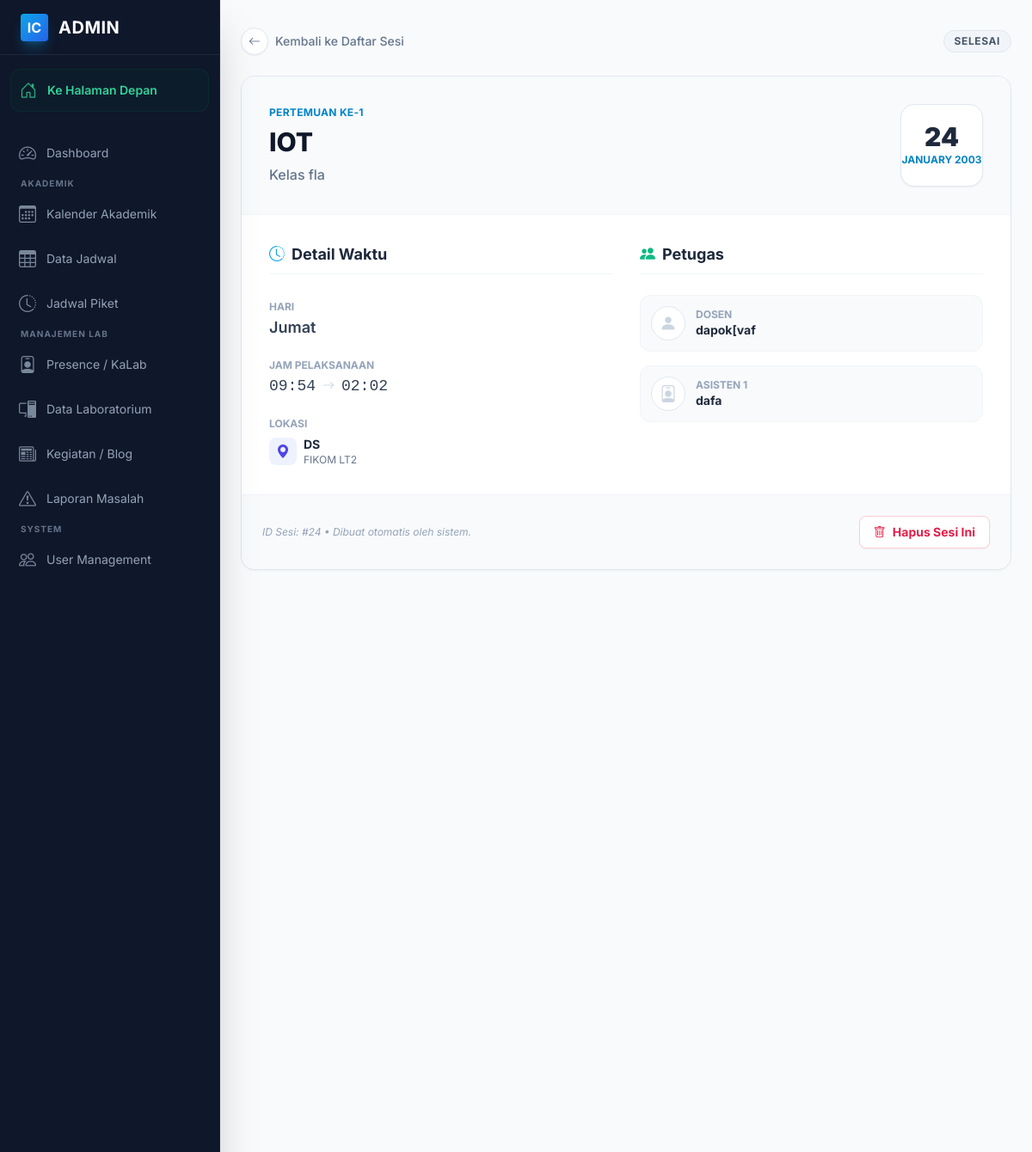
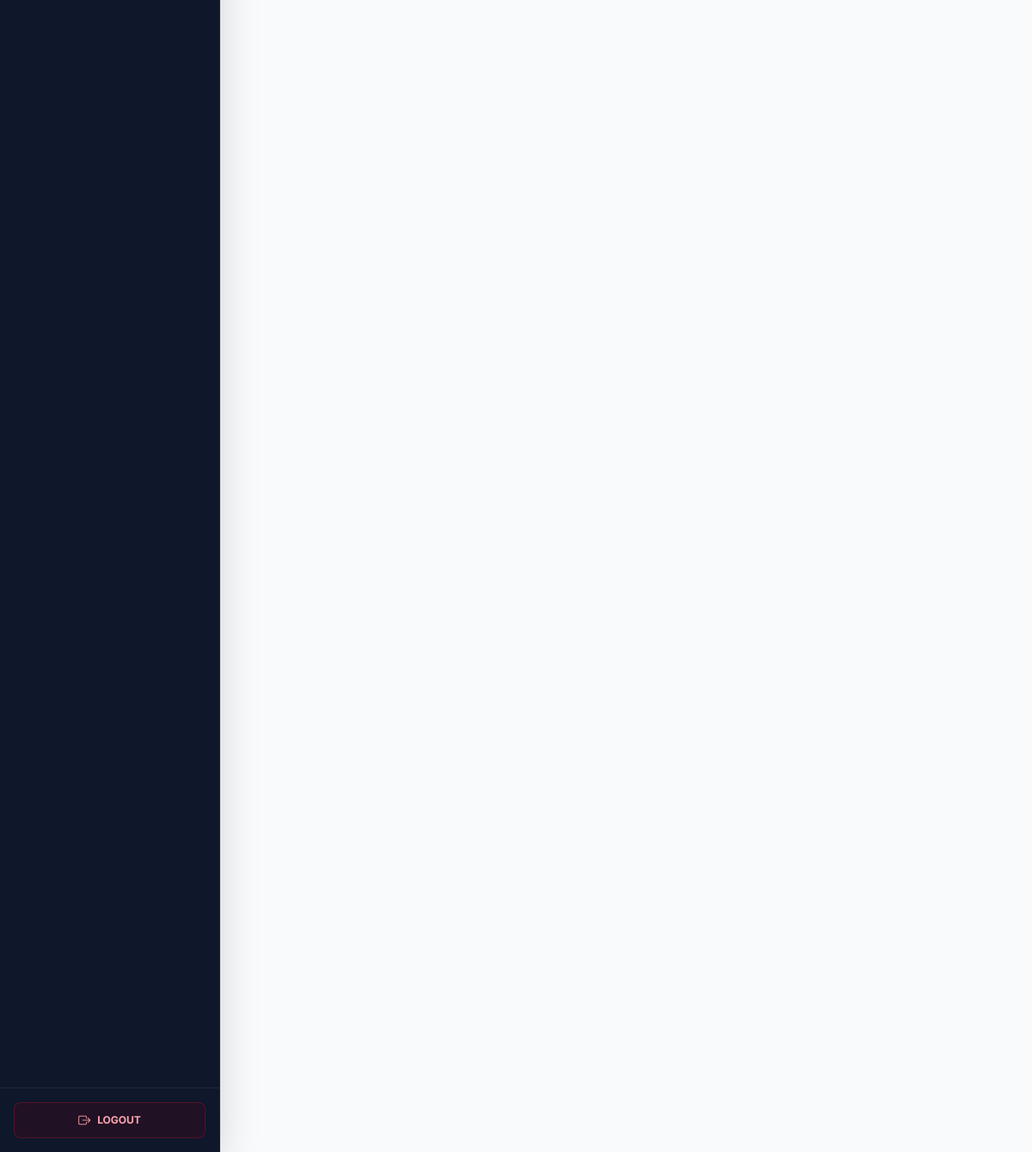
Screenshot of /public/admin/sessions/24 (signed in) with the database file from the repository (2 pictures, top to bottom).
### tables this page shows
CREATE TABLE `schedule_sessions` (
  `id` int(11) NOT NULL AUTO_INCREMENT,
  `course_plan_id` int(11) NOT NULL,
  `meeting_number` int(11) NOT NULL,
  `session_date` date NOT NULL,
  `start_time` time NOT NULL,
  `end_time` time NOT NULL,
  `topic` varchar(255) DEFAULT NULL,
  `status` enum('scheduled','ongoing','completed','cancelled','rescheduled') DEFAULT 'scheduled',
  `is_replacement` tinyint(1) DEFAULT 0,
  PRIMARY KEY (`id`),
  KEY `course_plan_id` (`course_plan_id`),
  KEY `idx_session_date` (`session_date`),
  KEY `idx_session_time` (`start_time`,`end_time`),
  CONSTRAINT `schedule_sessions_ibfk_1` FOREIGN KEY (`course_plan_id`) REFERENCES `course_plans` (`id`) ON DELETE CASCADE
);

CREATE TABLE `course_plans` (
  `id` int(11) NOT NULL AUTO_INCREMENT,
  `laboratory_id` int(11) NOT NULL,
  `course_name` varchar(100) NOT NULL,
  `program_study` varchar(100) DEFAULT NULL,
  `semester` int(11) DEFAULT NULL,
  `class_code` varchar(20) DEFAULT NULL,
  `lecturer_name` varchar(100) NOT NULL,
  `lecturer_photo` varchar(255) DEFAULT NULL,
  `assistant_1_name` varchar(100) DEFAULT NULL,
  `assistant_1_photo` varchar(255) DEFAULT NULL,
  `assistant_2_name` varchar(100) DEFAULT NULL,
  `assistant_2_photo` varchar(255) DEFAULT NULL,
  `day` enum('Monday','Tuesday','Wednesday','Thursday','Friday','Saturday','Sunday') NOT NULL,
  `start_time` time NOT NULL,
  `end_time` time NOT NULL,
  `total_meetings` int(11) DEFAULT 14,
  `description` text DEFAULT NULL,
  `created_at` timestamp NOT NULL DEFAULT current_timestamp(),
  PRIMARY KEY (`id`),
  KEY `laboratory_id` (`laboratory_id`),
  CONSTRAINT `course_plans_ibfk_1` FOREIGN KEY (`laboratory_id`) REFERENCES `laboratories` (`id`) ON DELETE CASCADE
);

CREATE TABLE `laboratories` (
  `id` int(11) NOT NULL AUTO_INCREMENT,
  `lab_name` varchar(100) NOT NULL,
  `image` varchar(255) DEFAULT NULL,
  `description` text DEFAULT NULL,
  `pc_count` int(11) DEFAULT 0,
  `tv_count` int(11) DEFAULT 0,
  `capacity` int(11) DEFAULT 0,
  `status` enum('active','maintenance','inactive') DEFAULT 'active',
  `location` varchar(100) DEFAULT NULL,
  `building` varchar(50) DEFAULT NULL,
  `floor` varchar(10) DEFAULT NULL,
  `room_number` varchar(20) DEFAULT NULL,
  PRIMARY KEY (`id`)
);

### app/controllers/AdminController.php (called while the page is built, shortened)
<?php
class AdminController extends Controller
{
    public function viewSession($id)
    {
        $scheduleModel = $this->model('LabScheduleModel');
        $session = $scheduleModel->getSessionDetail($id);
        $this->view('admin/schedules/session_detail', ['session' => $session]);
    }
}

### app/core/Router.php (called while the page is built, shortened)
<?php
class Router {
    private $routes = [];
    private $params = [];
    private function addRoute($method, $uri, $controller) {
        $this->routes[] = [
            'method' => $method,
            'uri' => $uri,
            'controller' => $controller
        ];
    }
    public function dispatch() {
        $requestMethod = $_SERVER['REQUEST_METHOD'];
        $requestUri = $this->getRequestUri();
        foreach ($this->routes as $route) {
            if ($route['method'] !== $requestMethod) {
                continue;
            }
            if ($this->matchRoute($route['uri'], $requestUri)) {
                return $this->callController($route['controller']);
            }
        }
    }
    private function getRequestUri() {
        $uri = $_GET['url'] ?? '/';
        $uri = '/' . trim($uri, '/');
        return $uri;
    }
    private function matchRoute($pattern, $uri) {
        $pattern = preg_replace('/\/:([^\/]+)/', '/(?P<$1>[^/]+)', $pattern);
        $pattern = '#^' . $pattern . '$#';
        if (preg_match($pattern, $uri, $matches)) {
            $this->params = array_filter($matches, 'is_string', ARRAY_FILTER_USE_KEY);
            return true;
        }
        return false;
    }
    private function callController($controllerString) {
        list($controllerName, $method) = explode('@', $controllerString);
        $controller = new $controllerName();
        call_user_func_array([$controller, $method], $this->params);
    }
}

### public/index.php (called while the page is built, shortened)
<?php
require_once APP_PATH . '/core/Router.php';
require_once APP_PATH . '/core/Controller.php';
require_once APP_PATH . '/core/Model.php';
require_once APP_PATH . '/config/database.php';
require_once APP_PATH . '/helpers/functions.php';
$router = new Router();
$router->dispatch();

### app/config/database.php (called while the page is built, shortened)
<?php
function getDBConnection()
{
    static $pdo = null;
    if ($pdo === null) {
        try {
            $dsn = "mysql:host=" . DB_HOST . ";port=" . DB_PORT . ";dbname=" . DB_NAME . ";charset=" . DB_CHARSET;
            $options = [
                PDO::ATTR_ERRMODE            => PDO::ERRMODE_EXCEPTION,
                PDO::ATTR_DEFAULT_FETCH_MODE => PDO::FETCH_ASSOC,
                PDO::ATTR_EMULATE_PREPARES   => false,
            ];
            $pdo = new PDO($dsn, DB_USER, DB_PASS, $options);
        } catch (PDOException $e) {
            die("Database connection failed: " . $e->getMessage());
        }
    }
    return $pdo;
}

### app/models/LabScheduleModel.php (called while the page is built, shortened)
<?php
class LabScheduleModel extends Model
{
    public function getSessionDetail($sessionId)
    {
        $sql = "SELECT ss.*, cp.course_name, cp.class_code, cp.lecturer_name, cp.lecturer_photo,
                       cp.assistant_1_name, cp.assistant_1_photo, cp.assistant_2_name, cp.assistant_2_photo,
                       l.lab_name, l.location
                FROM schedule_sessions ss
                JOIN course_plans cp ON ss.course_plan_id = cp.id
                JOIN laboratories l ON cp.laboratory_id = l.id
                WHERE ss.id = ?";
        return $this->queryOne($sql, [$sessionId]);
    }
}

### app/core/Model.php (called while the page is built, shortened)
<?php
class Model {
    protected $db;
    public function __construct() {
        $this->db = getDBConnection();
    }
    public function queryOne($sql, $params = []) {
        $stmt = $this->db->prepare($sql);
        $stmt->execute($params);
        return $stmt->fetch();
    }
}

### app/helpers/functions.php (called while the page is built, shortened)
<?php
function e($string) {
    return htmlspecialchars($string, ENT_QUOTES, 'UTF-8');
}
function url($path = '') {
    return BASE_URL . '/' . ltrim($path, '/');
}

### app/views/admin/schedules/session_detail.php (the view, shortened to what this page needs)
<?php include APP_PATH . '/views/layouts/header.php'; ?>
<div class="antialiased bg-slate-50 min-h-screen">
    <?php include APP_PATH . '/views/layouts/sidebar.php'; ?>
    <main class="p-4 sm:ml-64 pt-8 transition-all duration-300">
        <div class="max-w-4xl mx-auto">
            <div class="flex flex-col sm:flex-row justify-between items-start sm:items-center mb-6 gap-4">
                <a href="<?= url('/admin/schedules/' . $session['course_plan_id'] . '/sessions') ?>"
                    class="group inline-flex items-center gap-2 text-slate-500 hover:text-primary-600 transition-colors">
                    <div
                        class="w-8 h-8 rounded-full bg-white border border-slate-200 flex items-center justify-center shadow-sm group-hover:border-primary-200 transition-all">
                        <i class="bi bi-arrow-left text-sm"></i>
                    </div>
                    <span class="font-medium text-sm">Kembali ke Daftar Sesi</span>
                </a>
                <?php
                $dateObj = new DateTime($session['session_date']);
                $isPast = $dateObj < new DateTime('today');
                $statusLabel = $isPast ? 'Selesai' : 'Terjadwal';
                $statusClass = $isPast ? 'bg-slate-100 text-slate-600 border-slate-200' : 'bg-emerald-100 text-emerald-700 border-emerald-200';
                ?>
                <div
                    class="px-3 py-1 rounded-full border text-xs font-bold uppercase tracking-wider <?= $statusClass ?>">
                    <?= $statusLabel ?>
                </div>
            </div>
            <div class="bg-white rounded-2xl shadow-sm border border-slate-200 overflow-hidden">
                <div
                    class="bg-slate-50 border-b border-slate-100 p-8 text-center sm:text-left sm:flex sm:items-center sm:justify-between">
                    <div>
                        <span class="text-primary-600 font-bold tracking-wide text-xs uppercase mb-2 block">
                            Pertemuan Ke-<?= $session['meeting_number'] ?>
                        </span>
                        <h1 class="text-3xl font-extrabold text-slate-900 mb-2"><?= e($session['course_name']) ?></h1>
                        <p class="text-slate-500 font-medium">Kelas <?= e($session['class_code']) ?></p>
                    </div>
                    <div
                        class="mt-6 sm:mt-0 flex flex-col items-center justify-center w-24 h-24 bg-white rounded-2xl border border-slate-200 shadow-sm text-slate-800">
                        <span class="text-3xl font-black leading-none"><?= $dateObj->format('d') ?></span>
                        <span
                            class="text-xs font-bold uppercase text-primary-600 mt-1"><?= $dateObj->format('F Y') ?></span>
                    </div>
                </div>
                <div class="p-8">
                    <div class="grid grid-cols-1 md:grid-cols-2 gap-8">
                        <div class="space-y-6">
                            <h3
                                class="font-bold text-slate-800 text-lg flex items-center gap-2 border-b border-slate-100 pb-2">
                                <i class="bi bi-clock-history text-primary-500"></i> Detail Waktu
                            </h3>
                            <div class="space-y-4">
                                <div>
                                    <label class="text-xs font-bold text-slate-400 uppercase">Hari</label>
                                    <p class="text-slate-700 font-semibold text-lg">
                                        <?php
                                        $daysID = ['Monday' => 'Senin', 'Tuesday' => 'Selasa', 'Wednesday' => 'Rabu', 'Thursday' => 'Kamis', 'Friday' => 'Jumat', 'Saturday' => 'Sabtu', 'Sunday' => 'Minggu'];
                                        echo $daysID[$dateObj->format('l')] ?? $dateObj->format('l');
                                        ?>
                                    </p>
                                </div>
                                <div>
                                    <label class="text-xs font-bold text-slate-400 uppercase">Jam Pelaksanaan</label>
                                    <div class="flex items-center gap-2 text-slate-700 font-mono text-lg font-medium">
                                        <span><?= date('H:i', strtotime($session['start_time'])) ?></span>
                                        <i class="bi bi-arrow-right text-slate-300 text-sm"></i>
                                        <span><?= date('H:i', strtotime($session['end_time'])) ?></span>
                                    </div>
                                </div>
                                <div>
                                    <label class="text-xs font-bold text-slate-400 uppercase">Lokasi</label>
                                    <div class="flex items-center gap-2 mt-1">
                                        <div
                                            class="w-8 h-8 rounded-lg bg-indigo-50 text-indigo-600 flex items-center justify-center">
                                            <i class="bi bi-geo-alt-fill"></i>
                                        </div>
                                        <div>
                                            <p class="font-bold text-slate-800 text-sm"><?= e($session['lab_name']) ?>
                                            </p>
                                            <p class="text-xs text-slate-500">
                                                <?= e($session['location'] ?? 'Gedung Laboratorium') ?></p>
                                        </div>
                                    </div>
                                </div>
                            </div>
                        </div>
                        <div class="space-y-6">
                            <h3
                                class="font-bold text-slate-800 text-lg flex items-center gap-2 border-b border-slate-100 pb-2">
                                <i class="bi bi-people-fill text-emerald-500"></i> Petugas
                            </h3>
                            <div class="space-y-4">
                                <div class="flex items-center gap-3 p-3 rounded-xl border border-slate-100 bg-slate-50">
                                    <div
                                        class="w-10 h-10 rounded-full bg-white border border-slate-200 overflow-hidden flex items-center justify-center text-slate-300">
                                        <?php if (!empty($session['lecturer_photo'])): ?>
                                        <img src="<?= e($session['lecturer_photo']) ?>"
                                            class="w-full h-full object-cover">
                                        <?php else: ?>
                                        <i class="bi bi-person-fill text-xl"></i>
                                        <?php endif; ?>
                                    </div>
                                    <div>
                                        <p class="text-xs font-bold text-slate-400 uppercase">Dosen</p>
                                        <p class="text-sm font-bold text-slate-800"><?= e($session['lecturer_name']) ?>
                                        </p>
                                    </div>
                                </div>
                                <div class="flex items-center gap-3 p-3 rounded-xl border border-slate-100 bg-slate-50">
                                    <div
                                        class="w-10 h-10 rounded-full bg-white border border-slate-200 overflow-hidden flex items-center justify-center text-slate-300">
                                        <?php if (!empty($session['assistant_1_photo'])): ?>
                                        <img src="<?= e($session['assistant_1_photo']) ?>"
                                            class="w-full h-full object-cover">
                                        <?php else: ?>
                                        <i class="bi bi-person-badge text-xl"></i>
                                        <?php endif; ?>
                                    </div>
                                    <div>
                                        <p class="text-xs font-bold text-slate-400 uppercase">Asisten 1</p>
                                        <p class="text-sm font-bold text-slate-800">
                                            <?= e($session['assistant_1_name']) ?></p>
                                    </div>
                                </div>
                            </div>
                        </div>
                    </div>
                </div>
                <div class="bg-slate-50 border-t border-slate-100 p-6 flex justify-between items-center">
                    <p class="text-xs text-slate-400 italic">
                        ID Sesi: #<?= $session['id'] ?> &bull; Dibuat otomatis oleh sistem.
                    </p>
                    <form method="POST" action="<?= url('/admin/sessions/' . $session['id'] . '/delete') ?>"
                        onsubmit="return confirm('PERINGATAN: Anda akan menghapus sesi pertemuan tanggal <?= $dateObj->format('d M Y') ?> ini saja. Data master tidak akan terhapus. Lanjutkan?');">
                        <button type="submit"
                            class="inline-flex items-center gap-2 px-4 py-2 bg-white border border-rose-200 text-rose-600 rounded-lg text-sm font-bold hover:bg-rose-50 hover:border-rose-300 transition-all shadow-sm">
                            <i class="bi bi-trash"></i> Hapus Sesi Ini
                        </button>
                    </form>
                </div>
            </div>
        </div>
    </main>
</div>

### rows the page displays
schedule_sessions: session_date "SELESAI", meeting_number "1", course_plan.course_name "IOT", course_plan.class_code "fla", session_date "24", session_date "JANUARY 2003", session_date "Jumat", start_time "09:54", end_time "02:02", laboratories.lab_name "DS", laboratories.location "FIKOM LT2", course_plan.lecturer_name "dapok[vaf", course_plan.assistant_1_name "dafa", id "24"
